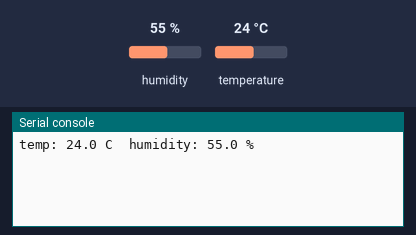
The program below on a simulated Raspberry Pi Pico running MicroPython. Shown: the last lines printed to the serial console. The inputs (shaded band) are chosen by the test bench; at power-on: humidity 55 %, temperature 24 °C.

Above: at 1.2 s.
1.3 s: humidity set to 22 %
At 2.5 s:
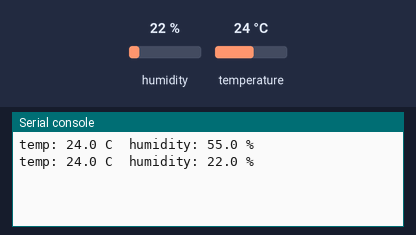
4.0 s: temperature set to 12 °C
At 4.8 s:
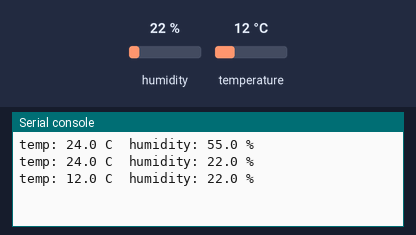
6.7 s: humidity set to 40 %
At 9.5 s:
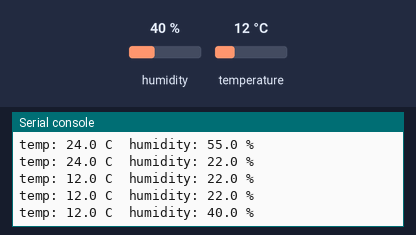
Timing chart, 0 to 11.0 s (numbered marks = the images above; inputs shaded):
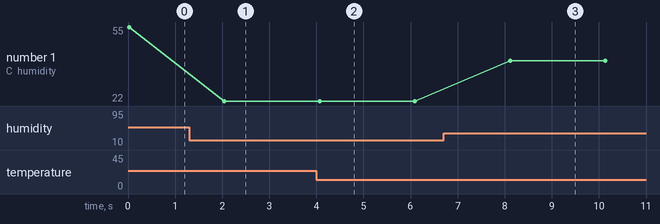

The program:

09_i2c_sensor.py
```python
# DHT22 actually uses a 1-wire protocol, not I2C — but the pattern of "import a
# driver, hand it a Pin, call read methods" is exactly the same as a real I2C
# sensor. For a true I2C sensor instead, install bme280 and swap the driver:
#     uvx mpremote mip install bme280

import time
import dht
from machine import Pin

from lib.pins import I2C_SDA  # reuse SDA pin as the 1-wire data line

sensor = dht.DHT22(Pin(I2C_SDA))

while True:
    sensor.measure()
    print("temp:", sensor.temperature(), "C  humidity:", sensor.humidity(), "%")
    time.sleep(2)
```

pins.py
```python
# Per-board pin map for the tutorial series. Auto-detects ESP32 vs RP2 from
# sys.platform; edit the values below if your wiring differs from the defaults.

import sys

PLATFORM = sys.platform

if PLATFORM == "esp32":
    # Generic ESP32 DevKit. ESP32-S3/C3 may differ — adjust LED in particular.
    LED = 2
    BUTTON = 0           # BOOT button on most dev boards
    PWM_LED = 4
    SERVO = 13
    ADC = 34             # ADC1 (input-only pins 32-39 are safe with WiFi)
    I2C_ID = 0
    I2C_SCL = 22
    I2C_SDA = 21
    SPI_ID = 1           # HSPI; SPI(2) on S3
    SPI_SCK = 18
    SPI_MOSI = 23
    SPI_MISO = 19
    SPI_CS = 5
    # NeoPixel / WS2812. NEOPIXEL is a single pixel; MATRIX_PIN feeds an array
    # of MATRIX_WIDTH × MATRIX_HEIGHT pixels. ESP32-S3-Matrix board uses GP14,
    # 8×8. Generic ESP32 has no onboard NeoPixel — wire one to GP14 to test.
    NEOPIXEL = 14
    MATRIX_PIN = 14
    MATRIX_WIDTH = 8
    MATRIX_HEIGHT = 8
elif PLATFORM == "rp2":
    # LED conventions vary across RP2 boards:
    #   - Pico W:                 Pin("LED") — wired to the WiFi chip
    #   - Pico (non-W):           GP25 onboard LED
    #   - RP2040-Zero / -Matrix:  no plain LED — wire an external one to LED below
    # The detection below picks Pico W if available, otherwise defaults to GP15
    # (a free, edge-exposed pin on the Zero). Wire an LED + 220Ω resistor from
    # GP15 to GND, or change LED here to whichever GPIO you've used.
    try:
        from machine import Pin as _Pin
        _Pin("LED")
        LED = "LED"
    except (ValueError, TypeError):
        LED = 25
    BUTTON = 14
    PWM_LED = 25
    SERVO = 16
    ADC = 26             # GP26 = ADC0
    I2C_ID = 0
    I2C_SCL = 5
    I2C_SDA = 4
    SPI_ID = 1
    SPI_SCK = 10
    SPI_MOSI = 11
    SPI_MISO = 12
    SPI_CS = 13
    # Pimoroni Pico Explorer Base onboard ST7789 LCD (240x240, SPI0).
    # Coexists with the generic SPI_* pins above (which target the breadboard
    # SD/sensor wiring on SPI1).
    ST7789_SPI_ID = 0
    ST7789_SCK = 18
    ST7789_MOSI = 19
    ST7789_CS = 17
    ST7789_DC = 16
    ST7789_BL = 20
    ST7789_WIDTH = 240
    ST7789_HEIGHT = 240
    # Pico Explorer Base onboard buttons (active-low, internal pull-up).
    BTN_A = 12
    BTN_B = 13
    BTN_X = 14
    BTN_Y = 15
    # NeoPixel / WS2812. RP2040-Zero onboard NeoPixel and Waveshare RP2040-Matrix
    # both use GP16. Matrix defaults to 5×5 (Waveshare); change to 1×1 if you
    # only have the Zero's single pixel and are running matrix scripts.
    NEOPIXEL = 16
    MATRIX_PIN = 16
    MATRIX_WIDTH = 5
    MATRIX_HEIGHT = 5
    ENCODER_A = 6
    ENCODER_B = 7
    MOTOR_A = 10
    MOTOR_B = 11
else:
    raise RuntimeError("unsupported platform: " + PLATFORM)
```

Measured:
- after the input at 1.3 s, the serial console: prints a new line after 0.75 s (image 1)
- after the input at 4.0 s, the serial console: prints a new line after 0.07 s (image 2)
- after the input at 6.7 s, the serial console: prints a new line after 1.4 s (image 3)
- plotted number 1: 55 → 22 after the input at 1.3 s, 22 → 40 after the input at 6.7 s
